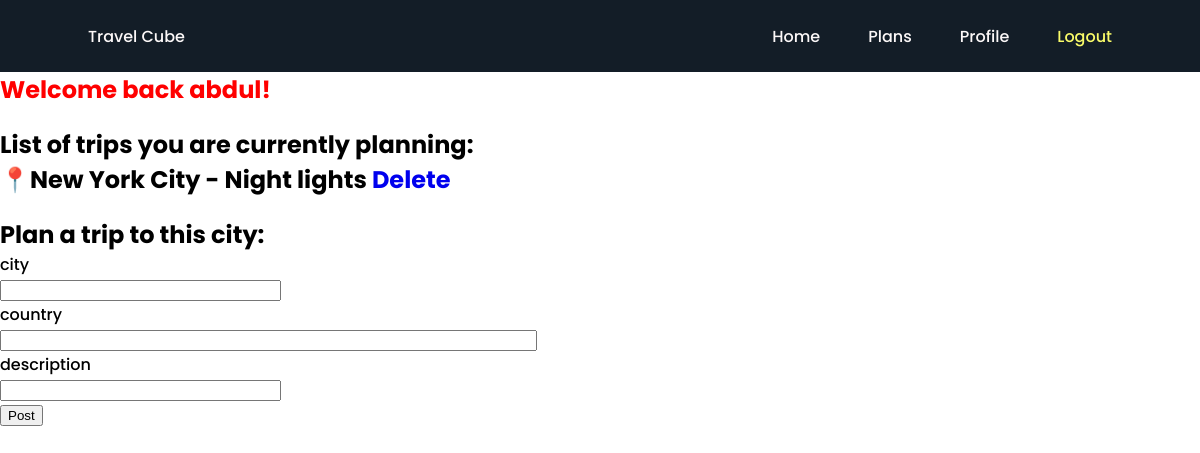
/user/abdul (signed in), run on the app's committed database.
### models.py (models this page shows, shortened)
class User(UserMixin, db.Model):
    id = db.Column(db.Integer, primary_key=True)
    username = db.Column(db.String(64), index=True, unique=True)
    email = db.Column(db.String(120), index=True, unique=True)
    password_hash = db.Column(db.String(128))
    posts = db.relationship('Post', backref='author', lazy='dynamic', cascade = 'all, delete, delete-orphan')
    liked = db.relationship('Like', backref='user', lazy='dynamic', cascade = 'all, delete, delete-orphan')

class Post(db.Model):
    id = db.Column(db.Integer, primary_key=True)
    city = db.Column(db.String(140))
    country = db.Column(db.String(140))
    description = db.Column(db.String(140))
    timestamp = db.Column(db.DateTime, index=True, default=datetime.utcnow)
    user_id = db.Column(db.Integer, db.ForeignKey('user.id'))
    likes = db.relationship('Like', backref='post', lazy='dynamic', cascade = 'all, delete, delete-orphan')

### routes.py (the view)
@app.route('/user/<username>',methods=['GET', 'POST'])
@login_required
def user(username):
	user = current_user
	user = User.query.filter_by(username=user.username).first()
	posts = Post.query.filter_by(user_id=user.id)
	if posts is None:
		posts = []
	form = DestinationForm()
	if request.method == 'POST' and form.validate():
		new_destination = Post(city = form.city.data,country=form.country.data,description=form.description.data, user_id=current_user.id)
		db.session.add(new_destination)
		db.session.commit()
	return render_template('user.html', user=user, posts=posts, form=form)

### forms.py
class DestinationForm(FlaskForm):
    city = StringField('city', validators=[DataRequired()])
    country = StringField('country')
    description = StringField('description', validators=[DataRequired()])
    submit = SubmitField('Post')

### routes.py (called while the page is built)
@login.user_loader
def load_user(id):
    return User.query.get(int(id))

### templates/user.html (shortened to what this page needs)
{% extends "base.html" %}
{% block content %}
    <div class="user">
        <h1 style="color:red">Welcome back {{current_user.username}}!</h1>
        <h2>List of trips you are currently planning:
            {% for post in posts %}
                <ul>&#128205;{{ post.city }} - {{ post.description }} <a href="{{ url_for('delete', post_id=post.id) }}">Delete</a></ul>
            {% endfor %}
        </h2>
        <h1 class="blue">Plan a trip to this city:</h1>
        <form method="post">
            <p>
                {{ form.city.label }}<br>
                {{ form.city(size=32) }}<br>
            </p>
            <p>
                {{ form.country.label }}<br>
                {{ form.country(size=64) }}<br>
            </p>
            <p>
                {{ form.description.label }}<br>
                {{ form.description(size=32) }}<br>
            </p>
            <p>{{ form.submit() }}</p>
        </form>
    </div>
{% endblock %}

### static/css/main.css (style rules this page uses)
:root { --header-height: 3rem; --first-color: #131D27; --first-color-dark: #fafc69; --first-color-darken: #dee059; --white-color: #FCF8F8; --body-font: 'Poppins', sans-serif; --big-font-size: 2.5rem; --normal-font-size: .938rem; --z-fixed: 100; }
@media screen and (min-width: 768px) { :root { --big-font-size: 5rem; --normal-font-size: 1rem; } }
*,::before,::after { box-sizing: border-box; }
html { scroll-behavior: smooth; }
body { margin: var(--header-height) 0 0 0; padding: 0; font-family: var(--body-font); font-size: var(--normal-font-size); font-weight: 500; }
h1,p,ul { margin: 0; }
ul { padding: 0; list-style: none; }
a { text-decoration: none; }
@media screen and (min-width: 768px) { body { margin: 0; } }

### static/css/plans.css (style rules this page uses)
:root { --body-font: 'Poppins', sans-serif; }

### data on the page
User: username "abdul"
Post: city "New York City", description "Night lights"
